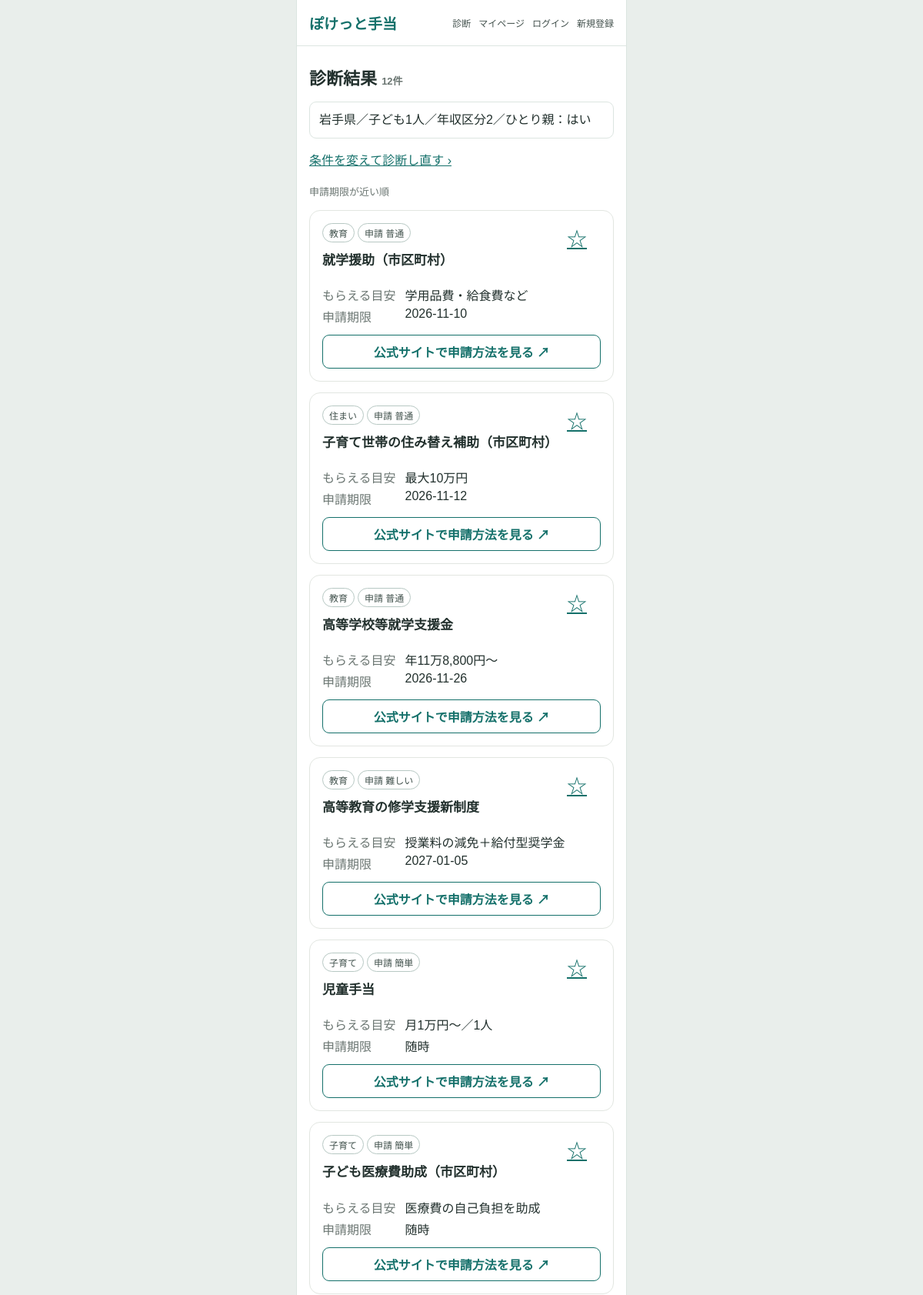
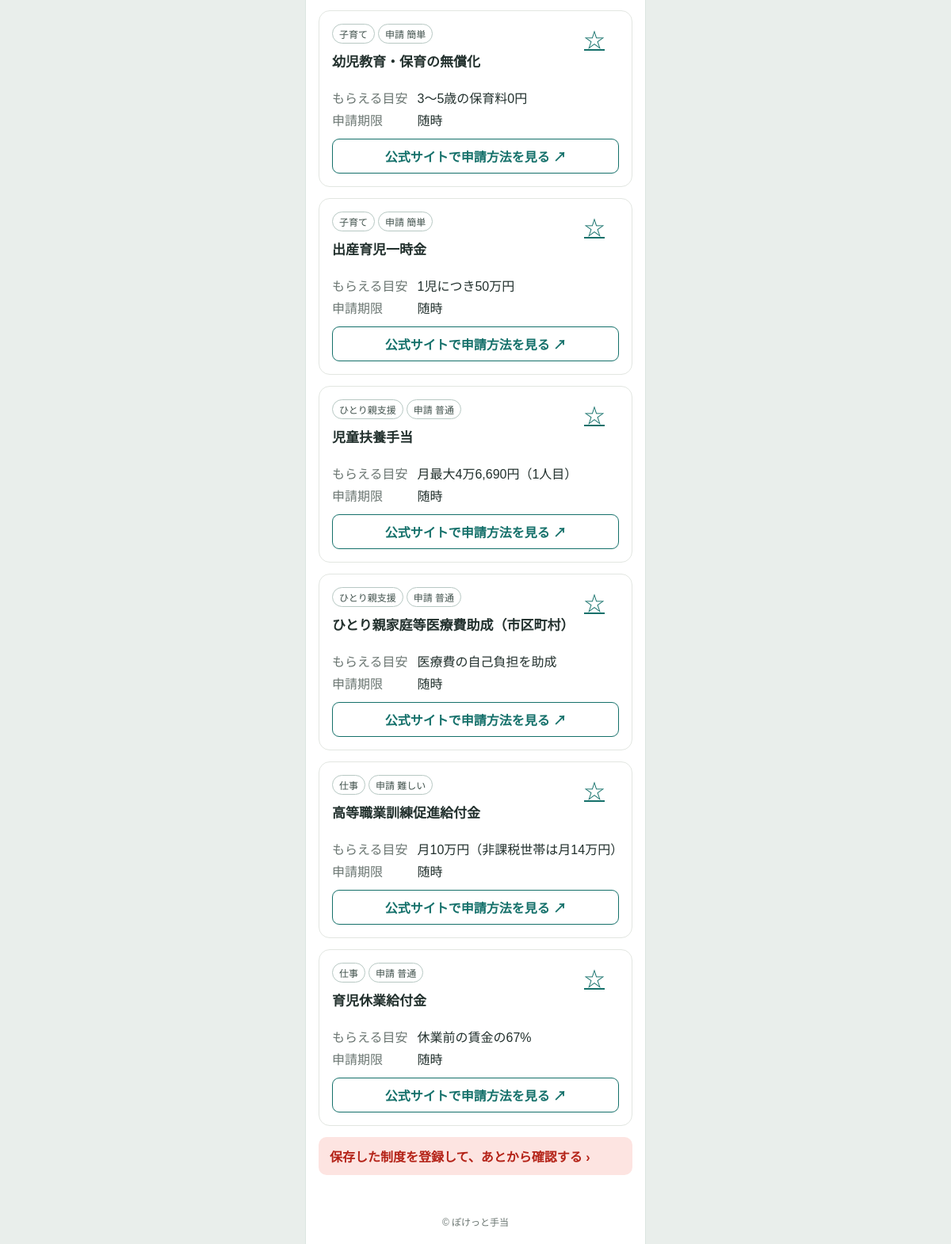
The page /result/1 on the database its author committed (2 pictures, top to bottom).
### tables this page shows
CREATE TABLE diagnosis_log (
    id             INTEGER     PRIMARY KEY AUTOINCREMENT,
    visit_id       VARCHAR(36) NOT NULL,
    member_id      INTEGER     REFERENCES member(id) ON DELETE SET NULL,
    created_at     DATETIME    NOT NULL,
    prefecture     VARCHAR(2)  NOT NULL,
    children_count SMALLINT    NOT NULL,
    income         SMALLINT    NOT NULL,
    is_single      BOOLEAN     NOT NULL,
    subsidy_ids    TEXT        NOT NULL                    -- カンマ区切り
);

CREATE TABLE subsidy (
    id                 INTEGER      PRIMARY KEY AUTOINCREMENT,
    name               VARCHAR(100) NOT NULL,
    amount             VARCHAR(100) NOT NULL,
    difficulty         VARCHAR(10)  NOT NULL,              -- easy / normal / hard
    deadline           DATE,                               -- NULL＝随時
    official_url       VARCHAR(500) NOT NULL,
    category           VARCHAR(20)  NOT NULL,
    target_area        VARCHAR(2)   NOT NULL DEFAULT '00', -- 00＝全国、01〜47＝都道府県
    single_parent_only BOOLEAN      NOT NULL DEFAULT 0,
    child_required     BOOLEAN      NOT NULL DEFAULT 1,
    income_max         SMALLINT,                           -- NULL＝年収の条件なし
    updated_at         DATETIME     NOT NULL
);

### app.py (the view)
@app.route("/result/<int:log_id>")
def result(log_id):
    db = get_db()
    log = db.execute("SELECT * FROM diagnosis_log WHERE id = ?", (log_id,)).fetchone()
    if log is None:
        return redirect("/diagnosis")
    ids = log["subsidy_ids"].split(",") if log["subsidy_ids"] else []
    subsidies = [db.execute("SELECT * FROM subsidy WHERE id = ?", (i,)).fetchone() for i in ids]
    subsidies = [s for s in subsidies if s]                       # 削除された補助金は飛ばす
    subsidies.sort(key=lambda s: s["deadline"] or "9999-99-99")   # 期限が近い順（随時は最後）
    member = login_member()
    favorite_ids = []
    if member:
        favorite_ids = [r["subsidy_id"] for r in db.execute("SELECT subsidy_id FROM favorite WHERE member_id = ?", (member["id"],))]
    return render_template("result.html", log=log, subsidies=subsidies, member=member,
                           favorite_ids=favorite_ids, pref_name=PREF_NAME)

### app.py (called while the page is built)
def get_db():
    if "db" not in g:
        g.db = sqlite3.connect(DB_PATH)
        g.db.row_factory = sqlite3.Row          # row["name"] のように列名で取れるようにする
        g.db.execute("PRAGMA foreign_keys = ON")
    return g.db

def login_member():
    if "member_id" not in session:
        return None
    return get_db().execute("SELECT * FROM member WHERE id = ?", (session["member_id"],)).fetchone()

### templates/result.html (shortened to what this page needs)
{% extends "base.html" %}
{% block content %}
<h1>診断結果 <span class="small">{{ subsidies|length }}件</span></h1>
<p class="cond">{{ pref_name[log.prefecture] }}／子ども{{ log.children_count }}人／年収区分{{ log.income }}／ひとり親：{{ "はい" if log.is_single else "いいえ" }}</p>
<p><a href="/diagnosis">条件を変えて診断し直す ›</a></p>
<p class="small">申請期限が近い順</p>
{% if subsidies %}
  {% for s in subsidies %}
  <article class="card">
    <div class="top">
      <div>
        <span class="label">{{ s.category }}</span><span class="label">申請 {{ {"easy": "簡単", "normal": "普通", "hard": "難しい"}.get(s.difficulty, s.difficulty) }}</span>
        <p class="name">{{ s.name }}</p>
      </div>
      {% if member %}
      <form class="inline-form" method="post" action="/favorite/{{ s.id }}">
        <input type="hidden" name="log_id" value="{{ log.id }}">
        <button class="star" type="submit" aria-label="お気に入り">{{ "★" if s.id in favorite_ids else "☆" }}</button>
      </form>
      {% else %}
      <a class="star" href="/login" aria-label="ログインして保存">☆</a>
      {% endif %}
    </div>
    <dl><dt>もらえる目安</dt><dd>{{ s.amount }}</dd><dt>申請期限</dt><dd>{{ s.deadline or "随時" }}</dd></dl>
    <a class="official" href="/out/{{ s.id }}" target="_blank" rel="noopener">公式サイトで申請方法を見る ↗</a>
  </article>
  {% endfor %}
{% else %}
<p class="msg">条件に合う制度が見つかりませんでした。</p>
{% endif %}
{% if not member %}
<a class="notice" href="/register">保存した制度を登録して、あとから確認する ›</a>
{% endif %}
{% endblock %}

### static/style.css (style rules this page uses)
* { box-sizing: border-box; }
body { margin: 0; background: #e9eeeb; color: #22302d; font-family: "Hiragino Sans", "Yu Gothic", Meiryo, sans-serif; }
h1 { margin: 8px 0 16px; font-size: 22px; }
p { line-height: 1.65; }
a { color: #14706a; }
.small { color: #6b7672; font-size: 13px; }
.card, .page-card { margin-bottom: 14px; padding: 16px; border: 1px solid #e2e6e1; border-radius: 14px; background: #fff; }
.card .top, .card-head { display: flex; align-items: flex-start; justify-content: space-between; gap: 10px; }
.card .name, .fav-name { margin: 6px 0; font-size: 17px; font-weight: 800; }
.card dl { display: grid; grid-template-columns: auto 1fr; gap: 4px 12px; margin: 12px 0; }
.card dt { color: #6b7672; }
.card dd { margin: 0; }
.label { display: inline-block; margin: 0 4px 4px 0; padding: 3px 8px; border: 1px solid #b7c8c3; border-radius: 20px; color: #40514c; font-size: 12px; }
.star { min-width: 44px; min-height: 44px; border: 0; background: transparent; color: #14706a; font-size: 26px; cursor: pointer; }
.official, .btn-official { min-height: 44px; display: flex; align-items: center; justify-content: center; border: 1px solid #14706a; border-radius: 9px; color: #14706a; font-weight: 700; text-decoration: none; }
.cond { padding: 10px 12px; border: 1px solid #dce5e1; border-radius: 9px; }
.notice { display: flex; justify-content: space-between; padding: 12px 14px; margin-bottom: 14px; border-radius: 10px; background: #fde4e1; color: #b42318; font-weight: 700; text-decoration: none; }

### rows shown on the page
diagnosis_log: prefecture "岩手県", children_count "1", income "2", is_single "はい"
subsidy: category "教育", difficulty "普通", name "就学援助（市区町村）", amount "学用品費・給食費など", deadline "2026-11-10"
subsidy: category "住まい", difficulty "普通", name "子育て世帯の住み替え補助（市区町村）", amount "最大10万円", deadline "2026-11-12"
subsidy: category "教育", difficulty "普通", name "高等学校等就学支援金", amount "年11万8,800円〜", deadline "2026-11-26"
subsidy: category "教育", difficulty "難しい", name "高等教育の修学支援新制度", amount "授業料の減免＋給付型奨学金", deadline "2027-01-05"
subsidy: category "子育て", difficulty "簡単", name "児童手当", amount "月1万円〜／1人", deadline "随時"
subsidy: category "子育て", difficulty "簡単", name "子ども医療費助成（市区町村）", amount "医療費の自己負担を助成", deadline "随時"
subsidy: category "子育て", difficulty "簡単", name "幼児教育・保育の無償化", amount "3〜5歳の保育料0円", deadline "随時"
subsidy: category "子育て", difficulty "簡単", name "出産育児一時金", amount "1児につき50万円", deadline "随時"
subsidy: category "ひとり親支援", difficulty "普通", name "児童扶養手当", amount "月最大4万6,690円（1人目）", deadline "随時"
subsidy: category "ひとり親支援", difficulty "普通", name "ひとり親家庭等医療費助成（市区町村）", amount "医療費の自己負担を助成", deadline "随時"
subsidy: category "仕事", difficulty "難しい", name "高等職業訓練促進給付金", amount "月10万円（非課税世帯は月14万円）", deadline "随時"
subsidy: category "仕事", difficulty "普通", name "育児休業給付金", amount "休業前の賃金の67%", deadline "随時"

### other values the page prints
{{ subsidies|length }} "12"
